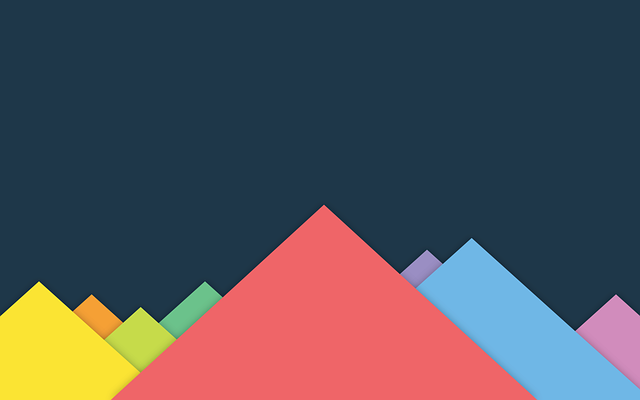
#> input picture img/rgb.png, 640 x 400 px
$ python adding-two-images.py
#> lines starting #> are read from the running program, lines starting #| are printed output that depends on the picture
import cv2 as cv

# read two images
src1 = cv.imread('img/rgb.png', cv.IMREAD_COLOR)
#> src1 is the input picture: shape (400, 640, 3); mean B, G, R 88.4, 81.5, 83.7
src2 = cv.imread('img/opencv.png', cv.IMREAD_COLOR)
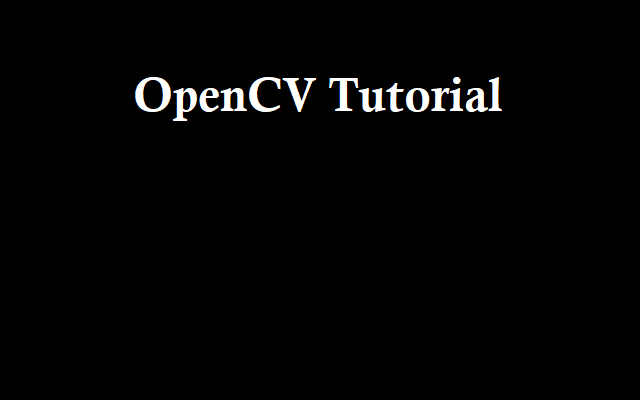
#> input picture img/opencv.png, 640 x 400 px
#> src2 is the input picture: shape (400, 640, 3); mean B, G, R 4.4, 4.4, 4.4

# add or blend the images
dst = cv.addWeighted(src1, 0.5, src2, 0.5, 0.0)
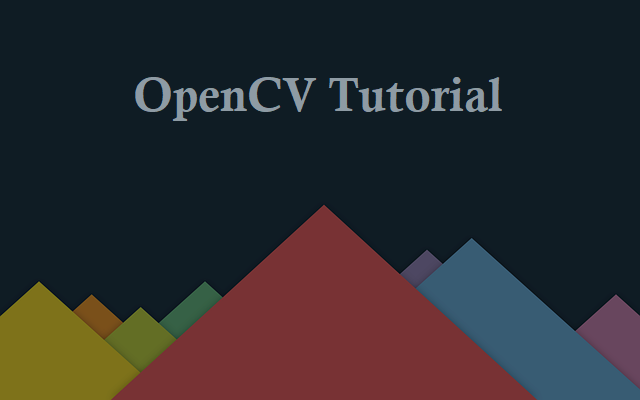
#> dst: shape (400, 640, 3); mean B, G, R 46.1, 43.2, 44.2

# save the output image
cv.imwrite('output-imgs/added-image.png', dst)
